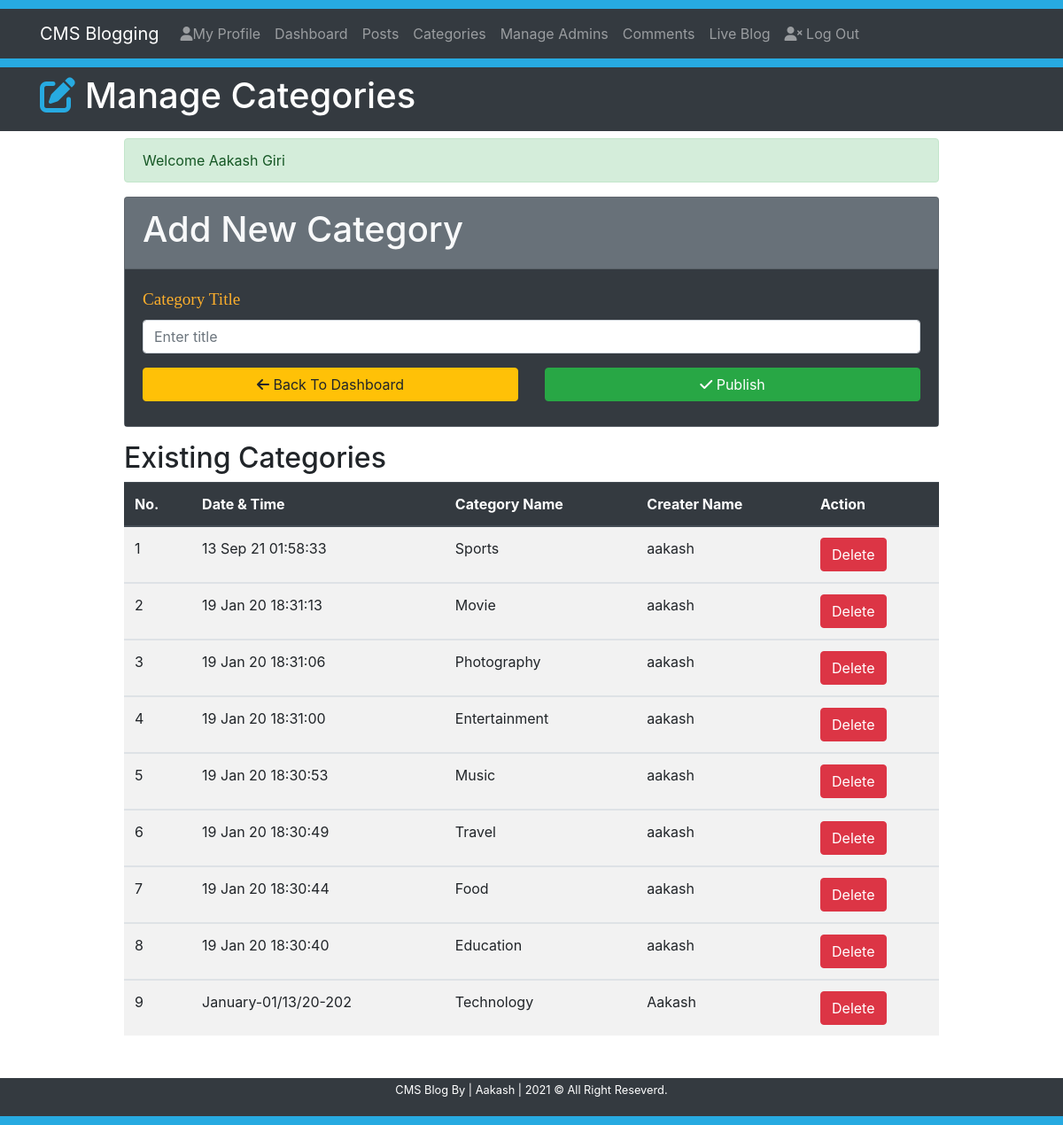
Screenshot of /categories.php (signed in) with the database file from the repository.
### tables this page shows
CREATE TABLE `category` (
  `id` int(11) NOT NULL,
  `title` varchar(20) NOT NULL,
  `author` varchar(50) NOT NULL,
  `datetime` varchar(20) NOT NULL
);

### Includes/functions.php (called while the page is built, shortened)
<?php
    $serverName = BASE_PATH;
    $cssBaseURL = $serverName.'/css';
?>

### categories.php (the view, shortened to what this page needs)
<?php
    require 'Includes/functions.php';
    require 'Includes/sessions.php';
?>
<!DOCTYPE html>
<html lang="en">
<head>
    <link rel="stylesheet" href="https://use.fontawesome.com/releases/v5.12.0/css/all.css">
    <link rel="stylesheet" href="https://stackpath.bootstrapcdn.com/bootstrap/4.4.1/css/bootstrap.min.css">
    <link rel="stylesheet" href="<?= $cssBaseURL ?>/style.css">
</head>
<body>
    <div style="height: 10px; background-color: #27aae1;"></div>
    <nav class="navbar navbar-expand-lg navbar-dark bg-dark">
        <div class="container">
            <a href="<?= $serverName; ?>/index" class="navbar-brand">CMS Blogging</a>
            <div class="collapse navbar-collapse" id="navbarcollapseCMS">
                <ul class="navbar-nav">
                    <li class="nav-item">
                        <a href="<?= $serverName; ?>/myprofile" class="nav-link"> <i class='fas fa-user'></i>My Profile</a>
                    </li>
                    <li class="nav-item">
                        <a href="<?= $serverName; ?>/dashboard" class="nav-link">Dashboard</a>
                    </li>
                    <li class="nav-item">
                        <a href="<?= $serverName; ?>/posts" class="nav-link">Posts</a>
                    </li>
                    <li class="nav-item">
                        <a href="<?= $serverName; ?>/categories" class="nav-link">Categories</a>
                    </li>
                    <li class="nav-item">
                        <a href="<?= $serverName; ?>/admin" class="nav-link">Manage Admins</a>
                    </li>
                    <li class="nav-item">
                        <a href="<?= $serverName; ?>/comments" class="nav-link">Comments</a>
                    </li>
                    <li class="nav-item">
                        <a href="<?= $serverName; ?>/blog/1" class="nav-link">Live Blog</a>
                    </li>
                </ul>
                <ul class="navbar-nav">
                    <li class="nav-item">
                        <a href="<?= $serverName; ?>/logout" class="nav-link"><i class='fas fa-user-times'></i> Log Out</a>
                    </li>
                </ul>
            </div>
        </div>
    </nav>
    <div style="height: 10px; background-color: #27aae1;"></div>
    <header class='bg-dark text-white py-2'>
        <div class="container">
            <div class="row">
                <div class="col-md-12">
                    <h1><i class='fas fa-edit' style="color: #27aae1;"></i>  Manage Categories</h1>
                </div>
            </div>
        </div>
    </header>
    <section class="container py-2 mb-4">
        <div class="row">
            <div class="offset-lg-1 col-lg-10" style="min-height: 400px;">
            <?php echo ErrorMessage(); echo SuccessMessage(); ?>
                <form action="<?= $serverName; ?>/categories" method='post'>
                    <div class="card bg-secondary text-light mb-3">
                        <div class="card-header">
                            <h1>Add New Category</h1>
                        </div>
                        <div class="card-body bg-dark">
                            <div class="form-group">
                                <label for="title"><span class="fieldInfo">Category Title</span></label>
                                <input type="text" name='categoryTitle' class="form-control" id='title' placeholder='Enter title'>
                            </div>
                            <div class="row">
                                <div class="col-lg-6 mb-2">
                                    <a href="<?= $serverName; ?>/dashboard" class='btn btn-warning btn-block'><i class='fas fa-arrow-left'></i> Back To Dashboard</a>
                                </div>
                                <div class="col-lg-6 mb-2">
                                    <button class='btn btn-success btn-block' type='submit' name='submit'><i class='fas fa-check'></i> Publish</button>
                                </div>
                            </div>
                        </div>
                    </div>
                </form>
                <h2>Existing Categories</h2>
                <table class="table table-striped table-hover">
                    <thead class="thead-dark">
                        <tr>
                            <th>No.</th>
                            <th>Date & Time</th>
                            <th>Category Name</th>
                            <th>Creater Name</th>
                            <th>Action</th>
                        </tr>
                    </thead>
                    <?php
                        $sql = "SELECT * FROM category ORDER BY id DESC";
                        $result = mysqli_query($conn, $sql);
                        $sr = 0;
                        if (mysqli_num_rows($result) > 0){
                            while($row = mysqli_fetch_assoc($result)) {
                                $sr++;
                                $CategorytId = $row['id'];
                                $DateTime = $row['datetime'];
                                $CategoryName = $row['title'];
                                $CreaterName = $row['author'];
                    ?>
                    <tbody>
                        <tr>
                            <td><?= $sr; ?></td>
                            <td><?= $DateTime; ?></td>
                            <td><?= $CategoryName; ?></td>
                            <td><?= $CreaterName; ?></td>
                            <td><a class="btn btn-danger" href="<?= $serverName; ?>/deletecategory?id=<?= $CategorytId; ?>">Delete</a></td>
                        </tr>
                    </tbody>
                    <?php
                            }
                        }
                    ?>
                </table>
            </div>
        </div>
    </section>
    <footer class="bg-dark text-white py-1">
        <div class="container">
            <div class="row">
                <div class="col">
                    <p class="lead text-center small">CMS Blog By | Aakash | <span id='year'></span> &copy; All Right Reseverd.</p>
                </div>
            </div>
        </div>
    </footer>
    <div style="height: 10px; background-color: #27aae1;"></div>
</body>
</html>

### Includes/sessions.php (shortened to what this page needs)
<?php
    function SuccessMessage(){
        if(isset($_SESSION['SuccessMessage'])){
            $output = "<div class=\"alert alert-success\">";
            $output .= htmlentities($_SESSION['SuccessMessage']);
            $output .= "</div>";
            return $output;
        }
    }
?>

### Css/style.css (style rules this page uses)
.fieldInfo { color: rgb(251,174,44); font-family: Biiter, Georgia, 'Times New Roman', Times, serif; font-size: 1.2em; }

### rows the page displays
category: datetime "13 Sep 21 01:58:33", title "Sports", author "aakash"
category: datetime "19 Jan 20 18:31:13", title "Movie", author "aakash"
category: datetime "19 Jan 20 18:31:06", title "Photography", author "aakash"
category: datetime "19 Jan 20 18:31:00", title "Entertainment", author "aakash"
category: datetime "19 Jan 20 18:30:53", title "Music", author "aakash"
category: datetime "19 Jan 20 18:30:49", title "Travel", author "aakash"
category: datetime "19 Jan 20 18:30:44", title "Food", author "aakash"
category: datetime "19 Jan 20 18:30:40", title "Education", author "aakash"
category: datetime "January-01/13/20-202", title "Technology", author "Aakash"

### other values shown
SuccessMessage() "Welcome Aakash Giri"
